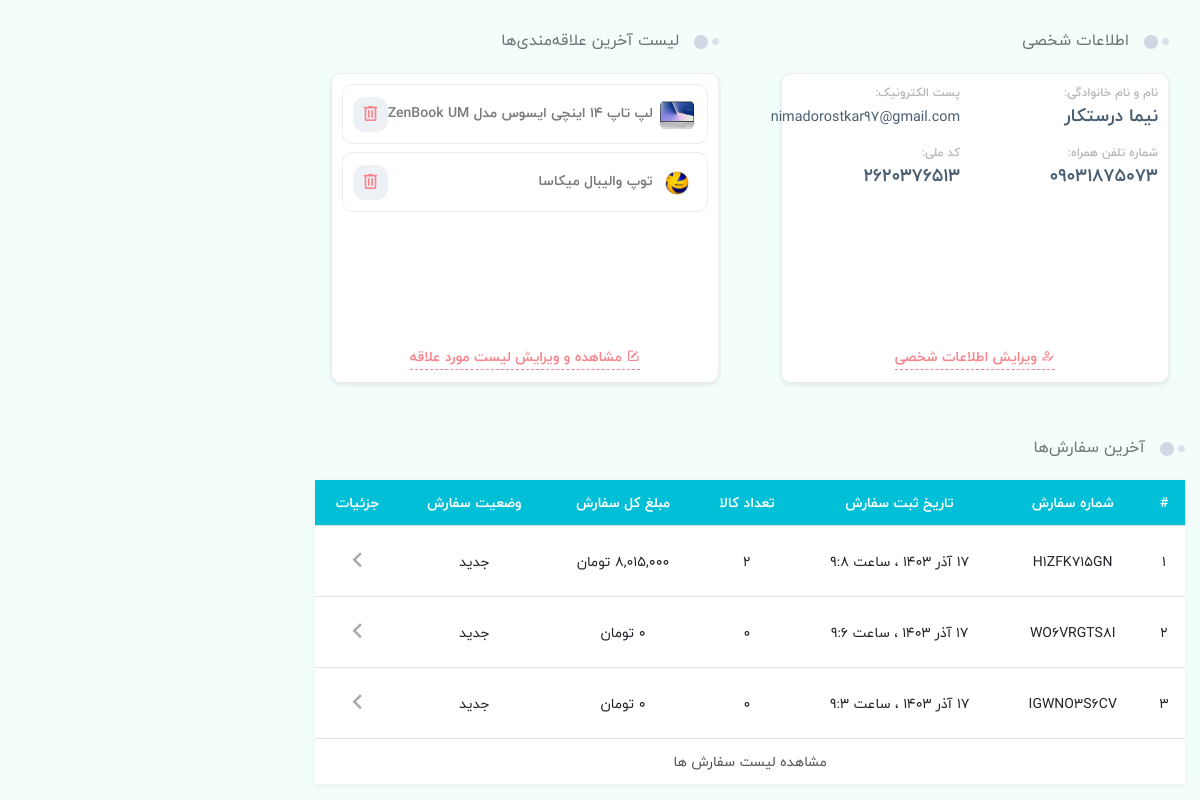
/profile (signed in), run on an earlier commit of the app's database.
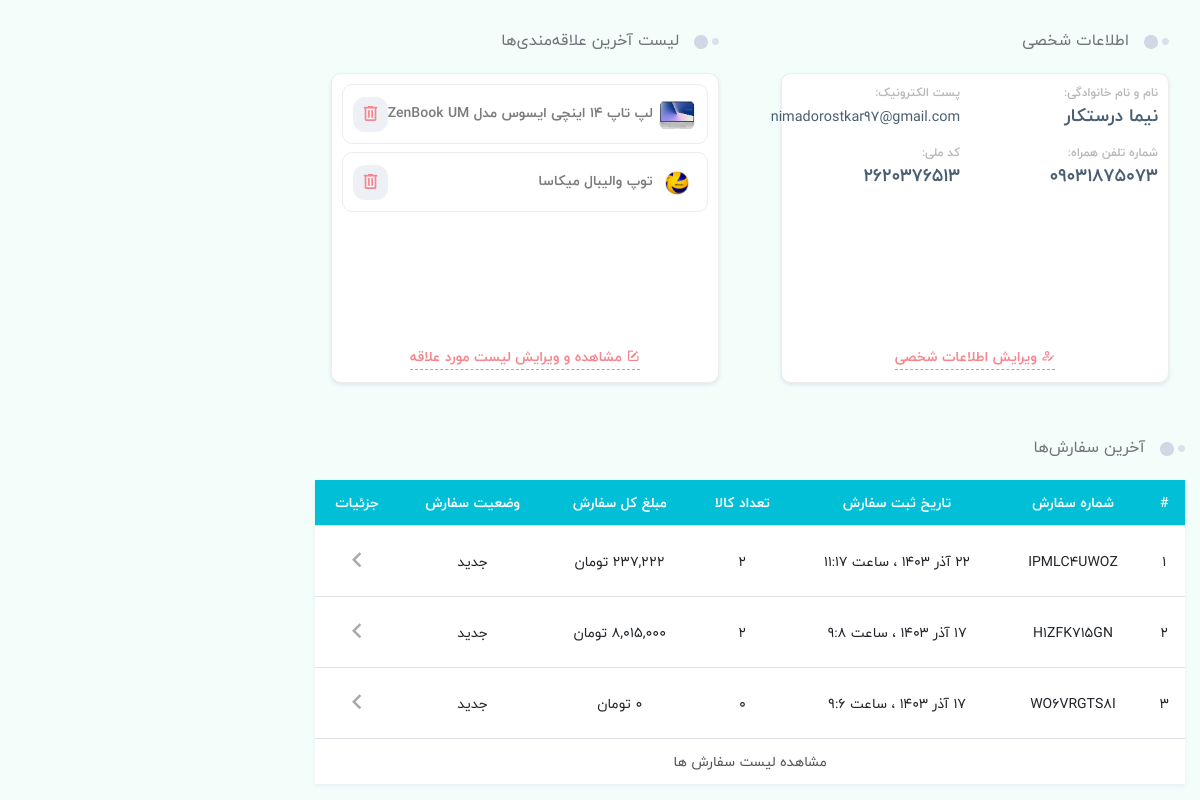
And on a later commit of the database.
### eshop_product/models.py (models this page shows, shortened)
class Product(models.Model):
    STATUS = (
        ('True', "فعال"),
        ("False", "غیرفعال")
    )
    VARIANTS = (
        ('None', 'هیچ'),
        ('Size', 'سایز'),
        ('Color', 'رنگ'),
        ('Size-Color', 'سایزـ‌رنگ'),
    )
    category = models.ForeignKey(Category, on_delete=models.SET_NULL, null=True, verbose_name='دسته')
    brand = models.ForeignKey(Brand, on_delete=models.SET_NULL, blank=True, null=True, verbose_name='برند')
    title = models.CharField(max_length=200, verbose_name='عنوان فارسی')
    title_eng = models.CharField(max_length=150, blank=True, null=True, verbose_name='عنوان انگلیسی')
    keyword = models.CharField(max_length=250, verbose_name='کلمه کلیدی')
    variant = models.CharField(max_length=10, choices=VARIANTS, default='None', verbose_name='تنوع')
    description = models.CharField(max_length=300, verbose_name='توضیحات')
    image = models.ImageField(upload_to=upload_image_path, verbose_name='تصویر')
    price = models.IntegerField(verbose_name='قیمت')
    amount = models.IntegerField(verbose_name='تعداد')
    all_sale = models.IntegerField(default=0, verbose_name='تعداد فروش')
    view_count = models.BigIntegerField(default=0, verbose_name='تعداد بازدیدها')
    details = RichTextUploadingField(verbose_name='جزئيات محصول')
    analyze = RichTextUploadingField(blank=True, null=True, verbose_name='نقد و بررسی')
    status = models.CharField(max_length=50, choices=STATUS, verbose_name='وضعیت')
    slug = models.SlugField(verbose_name='عبارت لینک', null=False, unique=True, allow_unicode=True, max_length=200)
    creat_at = models.DateTimeField(auto_now_add=True, verbose_name='ایجاده شده در تاریخ')
    update_at = models.DateTimeField(auto_now=True, verbose_name='آپدیت شده در تاریخ')
    objects = ProductsManager()
    favourite = models.ManyToManyField(User, blank=True, verbose_name='علاقه‌مندی')
    class Meta:
        verbose_name = 'محصول'
        verbose_name_plural = 'محصولات'
    def price_th(self):
        return f"{self.price:,}"
    price_th.short_description = 'قیمت'
    def image_tag(self):
        return mark_safe('<img src="{}" height="50"/>'.format(self.image.url))
    image_tag.short_description = 'تصویر'
    def get_absolute_url(self):
        return reverse('product_detail', kwargs={'slug': self.slug, 'product_id': self.id})
    def fav_count(self):
        fav = User.objects.filter(product__exact=self.id)
        return fav.count()
    fav_count.short_description = 'تعداد علاقه‌مندان'

### eshop_order/models.py (models this page shows, shortened)
class Order(models.Model):
    STATUS = (
        ('New', 'جدید'),
        ('Accepted', 'تایید سفارش'),
        ('Preparing', 'آماده سازی سفارش'),
        ('OutCompany', 'خروج از مرکز پردازش'),
        ('InPostOffice', 'تحویل به پست'),
        ('OnShipping', 'مرکز مبادلات پست'),
        ('Arrive', 'تحویل به مشتری'),
        ('Canceled', 'لغو شده'),
    )
    PAY_WAY = (
        ('online', 'پرداخت آنلاین'),
        ('creditCard', 'کیف پول اعتباری')
    )
    user = models.ForeignKey(User, on_delete=models.SET_NULL, null=True, verbose_name='کاربر')
    code = models.CharField(max_length=10, editable=False, verbose_name='کد سفارش')
    address_full_name = models.CharField(blank=True, max_length=60, verbose_name='نام و نام خانوادگی')
    address_phone = models.CharField(blank=True, max_length=20, verbose_name='تلفن')
    address_ostsn = models.CharField(blank=True, max_length=20, verbose_name='استان')
    address_city = models.CharField(blank=True, max_length=20, verbose_name='شهر')
    address_address = models.CharField(blank=True, max_length=150, verbose_name='آدرس پستی')
    address_post_code = models.IntegerField(blank=True, verbose_name='کد پستی', null=True)
    post_way = models.ForeignKey(PostWay, on_delete=models.SET_NULL, null=True, verbose_name='نحوه ارسال')
    pay_way = models.CharField(max_length=50, choices=PAY_WAY, default='online', verbose_name='نحوه پرداخت')
    total = models.IntegerField(verbose_name='جمع مبلغ کل سفارشات')
    amount = models.IntegerField(verbose_name='جمع تعداد کل سفارشات')
    status = models.CharField(max_length=30, choices=STATUS, default='New', verbose_name='وضعیت')
    ip = models.CharField(blank=True, max_length=20, verbose_name='آی‌پی')
    admin_note = models.CharField(blank=True, max_length=100, verbose_name='یادداشت ادمین')
    create_at = models.DateTimeField(auto_now_add=True, verbose_name='ایجاد شده')
    update_at = models.DateTimeField(auto_now=True, verbose_name='آخرین آپدیت')
    ref_id = models.CharField(max_length=256, null=True, blank=True)
    authority = models.CharField(max_length=256, null=True, blank=True)
    paid = models.BooleanField(default=False)
    class Meta:
        verbose_name = 'سفارش'
        verbose_name_plural = 'سفارشات'
    def user_name(self):
        return self.user.first_name + ' ' + self.user.last_name + ' ( ' + self.user.username + ' ) '
    user_name.short_description = 'نام کاربری'
    def total_th(self):
        return f"{self.total:,}"
    total_th.short_description = 'مبلغ کل'
    def post_w(self):
        return self.post_way.way
    post_w.short_description = 'نحوه ارسال'
    def post_p(self):
        return f"{self.post_way.price:,}"
    post_p.short_description = 'هزینه ارسال'
    def j_create_at(self):
        return jalali_converter(self.create_at)
    j_create_at.short_description = 'زمان ارسال'
    def j_update_at(self):
        return jalali_converter(self.update_at)
    j_update_at.short_description = 'آخرین آپدیت'

### eshop_account/views.py (the view)
# urls.py: path('profile', profile_page, name='profile_page'),
@login_required(login_url='/login')
def profile_page(request):
    current_user = request.user
    profile = UserProfile.objects.filter(user__username=current_user).first()
    orders = Order.objects.filter(user_id=current_user.id).order_by('-id')[:3]
    favourites = Product.objects.filter(favourite=request.user, status=True).order_by('-id')[:3]
    context = {
        'current_user': current_user,
        'profile': profile,
        'orders': orders,
        'favourites': favourites
    }
    return render(request, 'account/profile.html', context)

### extensions/jalali.py (called while the page is built)
    def persian_tuple(self):
        return self.persian_year, self.persian_month, self.persian_day

### extensions/utils.py (called while the page is built)
def persian_number_converter(mystr):
    number = {
        '1': '۱',
        '2': '۲',
        '3': '۳',
        '4': '۴',
        '5': '۵',
        '6': '۶',
        '7': '۷',
        '8': '۸',
        '9': '۹',
        '0': '۰',
    }
    for e, p in number.items():
        mystr = mystr.replace(e, p)
    return mystr

def jalali_converter(time):
    jmonth = ['فرودین', 'اردیبهشت', 'خرداد', 'تیر', 'مرداد', 'شهریور', 'مهر', 'آبان', 'آذر', 'دی', 'بهمن', 'اسفند', ]
    time = timezone.localtime(time)
    time_to_string = '{},{},{}'.format(time.year, time.month, time.day)
    time_to_tuple = jalali.Gregorian(time_to_string).persian_tuple()
    time_to_list = list(time_to_tuple)
    for index, month in enumerate(jmonth):
        if time_to_list[1] == index + 1:
            time_to_list[1] = month
            break
    output = '{} {} {} ، ساعت {}:{}'.format(
        time_to_list[2],
        time_to_list[1],
        time_to_list[0],
        time.hour,
        time.minute,
    )
    return persian_number_converter(output)

### eshop_account/templates/account/profile.html (shortened to what the changed rows need)
{% extends 'shared/_MainLayout.html' %}
{% load static %}
{% load render_partial %}
{% load humanize %}
{% block header_ref %}
    <link rel="stylesheet" href="{% static 'css/vendor/nouislider.min.css' %}">
{% endblock %}
{% block content %}
    <main class="main-content dt-sl mt-4 mb-3" style="transform: none;">
        <div class="container main-container" style="transform: none;">
            <div class="row" style="transform: none;">
                <div class="col-xl-9 col-lg-8 col-md-8 col-sm-12">
                    <div class="row">
                        <div class="col-xl-6 col-lg-12">
                            <div class="px-3">
                                <div class="section-title text-sm-title title-wide mb-1 no-after-title-wide dt-sl mb-2">
                                    <h2>اطلاعات شخصی</h2>
                                </div>
                            </div>
                        </div>
                        <div class="col-xl-6 col-lg-12">
                            <div class="px-3">
                                <div class="section-title text-sm-title title-wide mb-1 no-after-title-wide dt-sl mb-2">
                                    <h2>لیست آخرین علاقه‌مندی‌ها</h2>
                                </div>
                                <div class="profile-section dt-sl">
                                    <ul class="list-favorites">
                                        {% if favourites %}
                                            {% for product in favourites %}
                                                <li>
                                                    <a href="{{ product.get_absolute_url }}">
                                                        <img src="{{ product.image.url }}" alt="">
                                                        <span>{{ product.title|truncatechars:40 }}</span>
                                                    </a>
                                                    <button onClick="location.href='{% url "product_favourite" product.id %}'">
                                                        <i class="mdi mdi-trash-can-outline"></i>
                                                    </button>
                                                </li>
                                            {% endfor %}
                                        {% else %}
                                            <li>
                                                <span class="align-content-center">هنوز محصولی را برای علاقه‌مندی انتخاب نکرده‌اید</span>
                                            </li>
                                        {% endif %}
                                    </ul>
                                </div>
                            </div>
                        </div>
                    </div>
                    <div class="row mt-5">
                        <div class="col-12">
                            <div class="section-title text-sm-title title-wide mb-1 no-after-title-wide dt-sl mb-2 px-res-1">
                                <h2>آخرین سفارش‌ها</h2>
                            </div>
                            <div class="dt-sl">
                                <div class="table-responsive">
                                    <table class="table table-order">
                                        <thead>
                                        <tr>
                                            <th>#</th>
                                            <th>شماره سفارش</th>
                                            <th>تاریخ ثبت سفارش</th>
                                            <th>تعداد کالا</th>
                                            <th>مبلغ کل سفارش</th>
                                            <th>وضعیت سفارش</th>
                                            <th>جزئیات</th>
                                        </tr>
                                        </thead>
                                        <tbody>
                                        {% for order in orders %}
                                            <tr>
                                                <td>{{ forloop.counter }}</td>
                                                <td>{{ order.code }}</td>
                                                <td>{{ order.j_create_at}}</td>
                                                <td>{{ order.amount }}</td>
                                                <td>{{ order.total|intcomma:False }} تومان</td>
                                                <td>{{ order.get_status_display }}</td>
                                                <td class="details-link">
                                                    <a href="{% url 'OrderDetail' order.id %}">
                                                        <i class="mdi mdi-chevron-left"></i>
                                                    </a>
                                                </td>
                                            </tr>
                                        {% endfor %}
                                        </tbody>
                                    </table>
                                </div>
                            </div>
                        </div>
                    </div>
                </div>
            </div>
        </div>
    </main>
{% endblock %}

What changed in the data, as far as the page shows it:
no longer on this page (row unchanged): Order: code "IGWNO3S6CV", j_create_at "۱۷ آذر ۱۴۰۳ ، ساعت ۹:۳", amount "0", status "جدید"
added Order: code "IPMLC4UWOZ", j_create_at "۲۲ آذر ۱۴۰۳ ، ساعت ۱۱:۱۷", amount "2", status "جدید"
